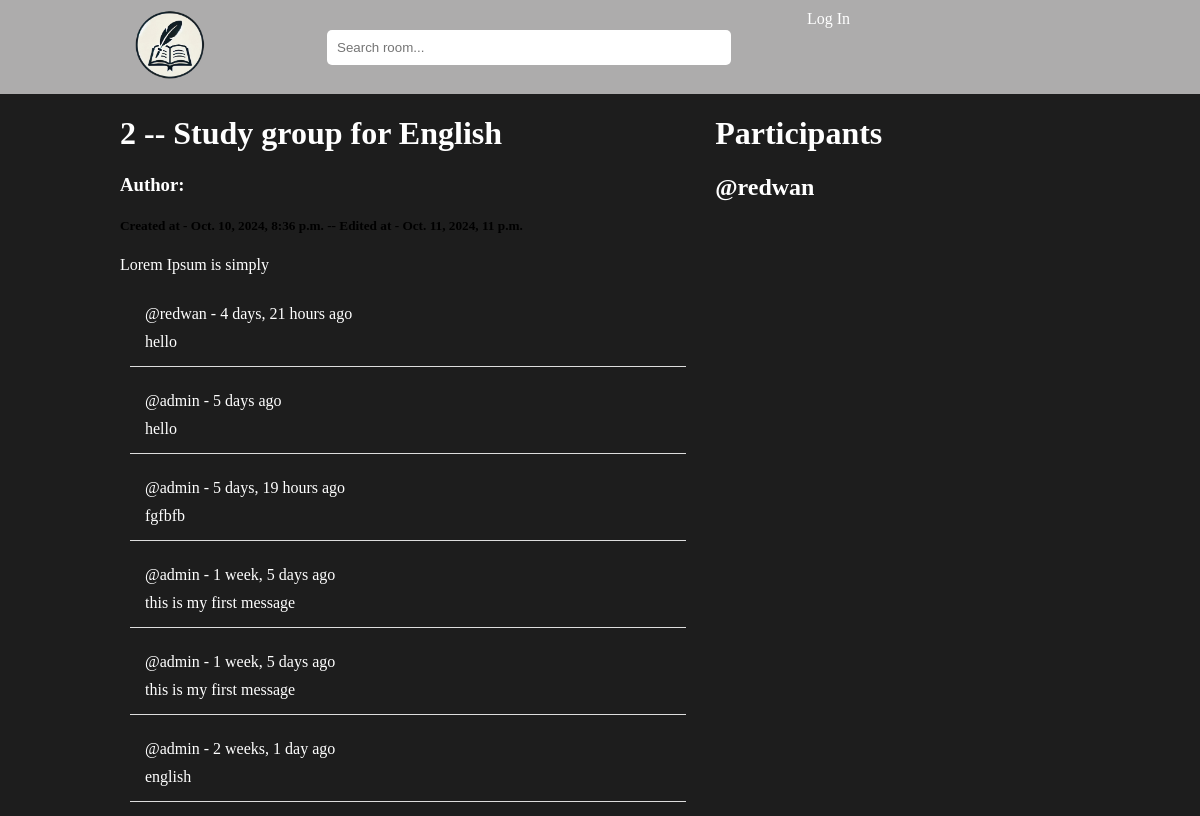
The app's page /room/2 with its own data.
### base/models.py (models this page shows, shortened)
class Room(models.Model):
    host = models.ForeignKey(User, on_delete=models.CASCADE, null=True)
    topic = models.ForeignKey(Topic, on_delete=models.SET_NULL, null=True)
    name = models.CharField(max_length=200)
    description = models.TextField(null=True, blank=True)
    participants = models.ManyToManyField(User, related_name='participants', blank=True)
    updated = models.DateTimeField(auto_now=True)
    created = models.DateTimeField(auto_now_add=True)
    class Meta:
        ordering = ['-updated', '-created']

class Message(models.Model):
    user = models.ForeignKey(User, on_delete=models.CASCADE)
    room = models.ForeignKey(Room, on_delete=models.CASCADE)
    body = models.TextField()
    updated = models.DateTimeField(auto_now=True)
    created = models.DateTimeField(auto_now_add=True)
    class Meta:
        ordering = ['-updated', '-created']

### base/views.py (the view, shortened to what this page needs)
# urls.py: path('room/<int:id>', views.room, name="room"),
def room(request, id):
    sng_room = get_object_or_404(Room, id=id);
    room_messages = Message.objects.filter(room=sng_room)
    participants = sng_room.participants.all();
    context = {
        'sng_room': sng_room,
        'room_messages': room_messages,
        'participants': participants,
    }
    return render(request, 'room.html', context);

### templates/room.html (shortened to what this page needs)
{% extends 'main.html' %}
{% load static %}
{% block content %}
<div class="container_full">
    <div class="container">
        <div class="room_section_left">
            <h1>{{sng_room.id}} -- {{sng_room.name}}</h1>
            <h3>Author: {{sng_room.user.username}}</h3>
            <h5>Created at - {{sng_room.created}} -- Edited at - {{sng_room.updated}}</h5>
            <p>{{sng_room.description}}</p>
            <div class="message">
                {% for msg in room_messages %}
                    <div class="comment-section">
                        <p>@{{msg.user}} - {{msg.created|timesince}} ago</p>
                        <p>{{msg.body}}</p>
                    </div>
                {% endfor %}
            </div>
        </div>
        <div class="room_section_right">
            <div class="room_participants_sec">
                <h1>Participants</h1>
                <div class="room_participants">
                    {% for user in participants %}
                        <h2>@{{user.username}}</h2>
                    {% endfor %}
                </div>
            </div>
        </div>
    </div>
</div>
{% endblock content %}

### templates/style.html (style rules this page uses)
body { background: #1d1d1d; padding: 0; margin: 0; }
.container_full { width: 100%; display: inline-block; }
.container { width: 80%; display: block; margin: 0 auto; }
h1, h2, h3, p, a, small { color: #fff; }
.room_section_left { width: 60%; float: left; display: block; }
.room_section_right { width: 38%; float: right; display: block; }
.comment-section { padding: 10px; margin: 10px; border-bottom: 1px solid #ddd; }
.comment-section p { padding: 5px; margin: 0; }

### records on screen
Room: id "2", name "Study group for English", created "Oct. 10, 2024, 8:36 p.m.", updated "Oct. 11, 2024, 11 p.m.", description "Lorem Ipsum is simply"
Message: user "redwan", created "4 days, 21 hours", body "hello"
Message: user "admin", created "5 days", body "hello"
Message: user "admin", created "5 days, 19 hours", body "fgfbfb"
Message: user "admin", created "1 week, 5 days", body "this is my first message"
Message: user "admin", created "1 week, 5 days", body "this is my first message"
Message: user "admin", created "2 weeks, 1 day", body "english"

### other values on screen
{{ user.username }} "redwan"
